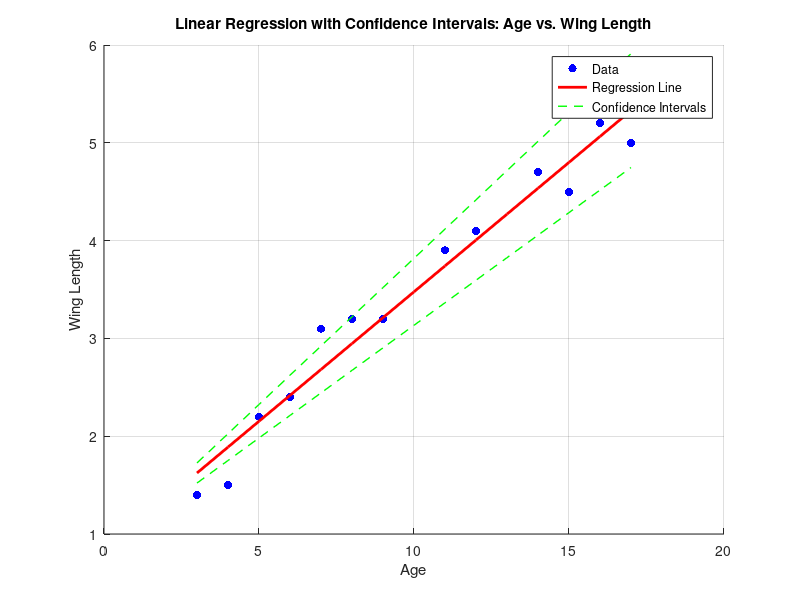

MATLAB code to generate this figure: (Note: this script raises an error after producing the figure.)
% I used ChatGPT to help me with this homework. 
% My strategy with ChatGPT is to first ask it to generate the code for me, then ask it to break down certain functions that I don't understand 
% or re-write the code in different ways. As someone who does not have a background in matlab or coding, this has helped me a lot in learning.
% I realized, however, that since ChatGPT bases its answers on previous parts of the conversation, sometimes it would get confused when I
% asked it to code the subsequent parts of the exercise. So to help with this, I used one conversation to ask it about the code and a different
% conversation to ask it to explain different functions and methods to me. 
% Both conversations are linked here:
% https://chat.openai.com/c/fa70857a-e5f6-4fb3-bdef-e7a0f28fb695
% https://chat.openai.com/c/b7ef6e58-3ddf-497d-876d-de88acdce11f

% 1. Plot the relationship between Age and Wing Length and 2. Calculate and plot the regression line. 
% Creating vectors with the data
age = [3, 4, 5, 6, 7, 8, 9, 11, 12, 14, 15, 16, 17];
wing_length = [1.4, 1.5, 2.2, 2.4, 3.1, 3.2, 3.2, 3.9, 4.1, 4.7, 4.5, 5.2, 5.0];

% Creating a scatter plot
scatter(age, wing_length, 'filled');
xlabel('Age');
ylabel('Wing Length');
title('Scatter Plot of Age vs. Wing Length');
grid on;

% Fitting a linear regression line
coefficients = polyfit(age, wing_length, 1);
slope = coefficients(1);
intercept = coefficients(2);

% Creating the line of best fit
x_values = min(age):0.1:max(age);
y_values = slope * x_values + intercept;

hold on;
plot(x_values, y_values, 'r', 'LineWidth', 2);
legend('Data Points', 'Linear Regression Line');
hold off;

% I'm sorry, I cannot figure out how to insert a plot in githib - will attend office hours on Thursday to ask.

% 3. As we can see from the plot, the slope is not 0. This means we can reject the null hypothesis that b = 0.

% 4. Calculate and plot the confidence intervals on the slope of the regression.
clc
clear all
% Data
age = [3, 4, 5, 6, 7, 8, 9, 11, 12, 14, 15, 16, 17];
wing_length = [1.4, 1.5, 2.2, 2.4, 3.1, 3.2, 3.2, 3.9, 4.1, 4.7, 4.5, 5.2, 5.0];

% Perform linear regression
coefficients = polyfit(age, wing_length, 1);

% Extract the slope and intercept
slope = coefficients(1);
intercept = coefficients(2);

% Calculate residuals
residuals = wing_length - (slope * age + intercept);

% Degrees of freedom
n = length(age);
df = n - 2;  % Since we have 2 parameters (slope and intercept)

% Calculate standard error of the estimate
mse = sum(residuals.^2) / df;
se_slope = sqrt(mse / sum((age - mean(age)).^2));

% Set the desired confidence level (e.g., 95%)
confidence_level = 0.95;

% Calculate critical t-value
alpha = 1 - confidence_level;
t_critical = tinv(1 - alpha/2, df);

% Calculate confidence interval bounds
slope_lower = slope - t_critical * se_slope;
slope_upper = slope + t_critical * se_slope;

% Create a scatter plot of the data
scatter(age, wing_length, 'b', 'filled');
hold on;  % Allow for overlaying the regression line

% Plot the regression line
x_range = min(age):max(age);
y_predicted = slope * x_range + intercept;
plot(x_range, y_predicted, 'r', 'LineWidth', 2);

% Plot the confidence intervals
y_lower = slope_lower * x_range + intercept;
y_upper = slope_upper * x_range + intercept;
plot(x_range, y_lower, 'g--', 'LineWidth', 1);
plot(x_range, y_upper, 'g--', 'LineWidth', 1);

% Label axes and add a legend
xlabel('Age');
ylabel('Wing Length');
title('Linear Regression with Confidence Intervals: Age vs. Wing Length');
legend('Data', 'Regression Line', 'Confidence Intervals');

grid on;
hold off;  % Release the hold for further plotting

% 5. Calculate r^2 (the coefficient of determination)
clc
clear all
% Data
age = [3, 4, 5, 6, 7, 8, 9, 11, 12, 14, 15, 16, 17];
wing_length = [1.4, 1.5, 2.2, 2.4, 3.1, 3.2, 3.2, 3.9, 4.1, 4.7, 4.5, 5.2, 5.0];

% Perform linear regression
coefficients = polyfit(age, wing_length, 1);

% Extract the slope and intercept
slope = coefficients(1);
intercept = coefficients(2);

% Calculate the predicted values
y_predicted = slope * age + intercept;

% Calculate the total sum of squares (TSS)
mean_wing_length = mean(wing_length);
TSS = sum((wing_length - mean_wing_length).^2);

% Calculate the residual sum of squares (RSS)
RSS = sum((wing_length - y_predicted).^2);

% Calculate R-squared
R_squared = 1 - (RSS / TSS);

% Display the R-squared value
fprintf('R-squared (Coefficient of Determination): %.4f\n', R_squared);

% 6. Calculate Pearson's r.
clc
clear all
% Data
age = [3, 4, 5, 6, 7, 8, 9, 11, 12, 14, 15, 16, 17];
wing_length = [1.4, 1.5, 2.2, 2.4, 3.1, 3.2, 3.2, 3.9, 4.1, 4.7, 4.5, 5.2, 5.0];

% Calculate Pearson's r
r = corr(age', wing_length', 'Type', 'Pearson');

% Display the Pearson's r value
fprintf("Pearson's r (correlation coefficient): %.4f\n", r);

% 7. Add some noise to the data and see how the regression changes.
clc
clear all
% Data
age = [3, 4, 5, 6, 7, 8, 9, 11, 12, 14, 15, 16, 17];
wing_length = [1.4, 1.5, 2.2, 2.4, 3.1, 3.2, 3.2, 3.9, 4.1, 4.7, 4.5, 5.2, 5.0];

% Add some random noise to the wing_length data
rng('default'); % For reproducibility
noise = randn(size(wing_length)) * 0.2; % Adjust the noise level as needed
noisy_wing_length = wing_length + noise;

% Perform linear regression on the noisy data
coefficients = polyfit(age, noisy_wing_length, 1);
slope = coefficients(1);
intercept = coefficients(2);

% Create a scatter plot of the noisy data
scatter(age, noisy_wing_length, 'b', 'filled');
hold on;

% Plot the regression line for the noisy data
x_range = min(age):max(age);
y_predicted = slope * x_range + intercept;
plot(x_range, y_predicted, 'r', 'LineWidth', 2);

% Label axes and add a legend
xlabel('Age');
ylabel('Noisy Wing Length');
title('Linear Regression with Noisy Data: Age vs. Wing Length');
legend('Noisy Data', 'Regression Line');

grid on;
hold off;

% Adding noise appears to draw the data points further away from the linear regression line and the confidence interval appears greater.
